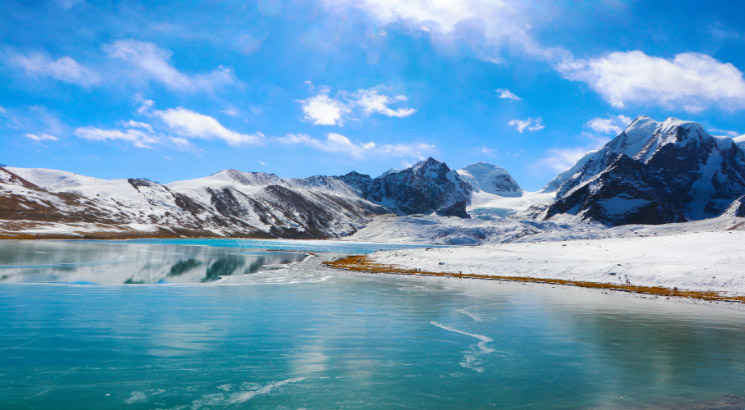
#> input picture location.jpg, 745 x 410 px
$ jupyter execute 'Lab Exercise - 1.ipynb'
#> lines starting #> are read from the running program, lines starting #| are printed output that depends on the picture
**Lab Exercise 1: Image Acquisition and Color Sensing**

•Objective: Implement image acquisition and process color images.

•Task: Capture images from a camera or load images, and perform color space conversion (RGB, HSV, YUV). Explore the effect of different color spaces on im

[cell 1]
import cv2 as cv
import numpy as np
from matplotlib import pyplot as plt

[cell 2]
def imshow(img):
    cv.imshow("Image", img)
    cv.waitKey(0)
    cv.destroyAllWindows()

[cell 3]
# original image
v1 = cv.imread("./location.jpg")
#> v1 is the input picture: shape (410, 745, 3); mean B, G, R 188.5, 153.7, 101.2
imshow(v1)
plt.imshow(v1)

[cell 4]
v2 = cv.cvtColor(v1, cv.COLOR_BGR2RGB)  # Convert BGR to RGB
imshow(v2)
plt.imshow(v2)

[cell 5]
# Gray Conversion
v3 = cv.imread("./location.jpg")
imshow(v3)
plt.imshow(v3)
v3GRAY = cv.cvtColor(v1, cv.COLOR_BGR2GRAY)
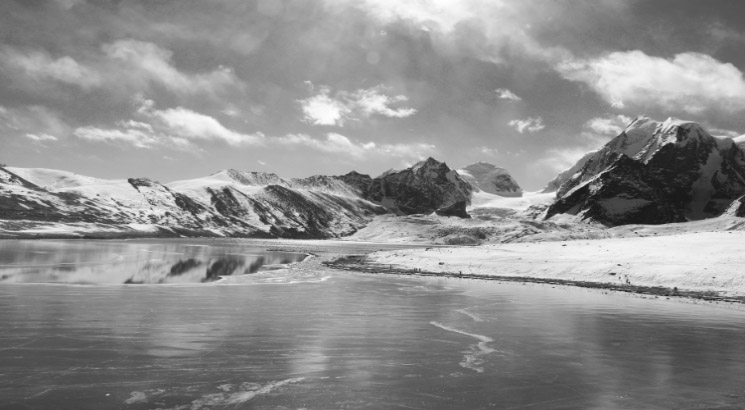
#> v3GRAY: shape (410, 745); min 20, max 255, mean 142
imshow(v3GRAY)
plt.imshow(v3GRAY)
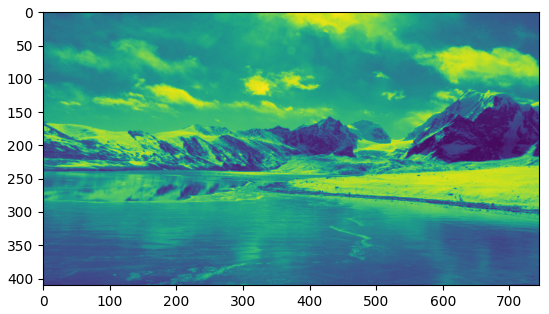
#> figure drawn by matplotlib, 1 panel; B, G, R data is drawn as R, G, B

[cell 6]
# HSV Conversion

v4 = cv.cvtColor(v1, cv.COLOR_BGR2HSV)
#> v4: shape (410, 745, 3); mean H, S, V 100.4, 121.7, 189.6
imshow(v4)
plt.imshow(v4)

[cell 7]
# YUV Conversion
v5 = cv.cvtColor(v1, cv.COLOR_BGR2YUV)
#> v5: shape (410, 745, 3); mean of channels 0, 1, 2 142, 150.9, 92.2
imshow(v5)
plt.imshow(v5)

$ run again, with Image1.jpg copied over location.jpg
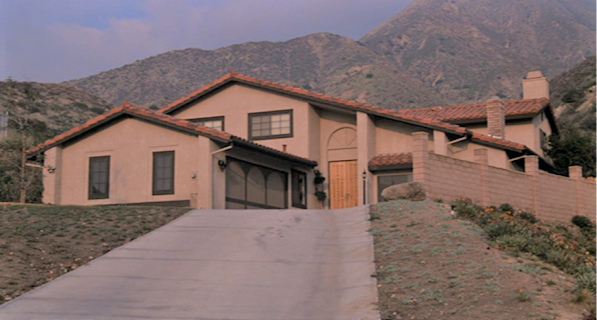
#> input picture Image1.jpg, 597 x 320 px
#> v1 is the input picture: shape (320, 597, 3); mean B, G, R 106.1, 108.6, 128
#> `v3GRAY = cv.cvtColor(v1, cv.COLOR_BGR2GRAY)`:
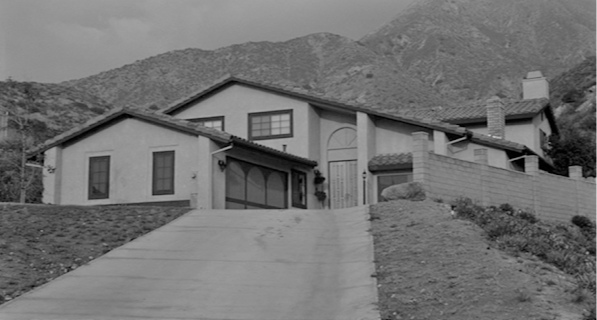
#> v3GRAY: shape (320, 597); min 0, max 207, mean 114.1
#> `[cell 5] # Gray Conversion v3 = cv.imread("./location.jpg") imshow(v3)..`:
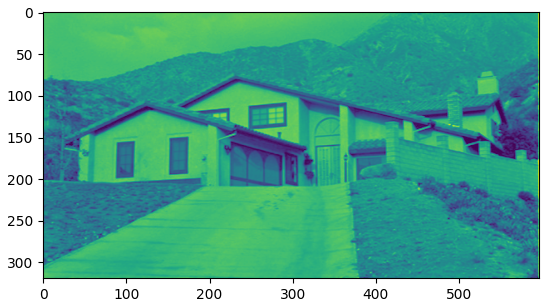
#> figure drawn by matplotlib, 1 panel; B, G, R data is drawn as R, G, B
#> v4: shape (320, 597, 3); mean H, S, V 59.2, 58.8, 131.4
#> v5: shape (320, 597, 3); mean of channels 0, 1, 2 114.1, 124.1, 140.2

$ run again, with Image2.jpg copied over location.jpg
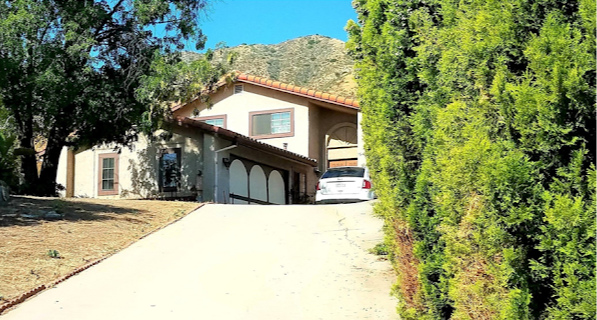
#> input picture Image2.jpg, 597 x 320 px
#> v1 is the input picture: shape (320, 597, 3); mean B, G, R 110.9, 148.1, 138.6
#> `v3GRAY = cv.cvtColor(v1, cv.COLOR_BGR2GRAY)`:
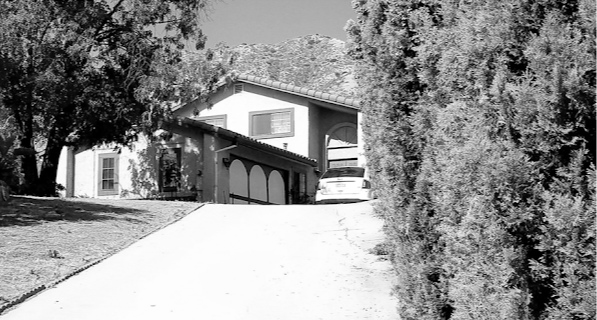
#> v3GRAY: shape (320, 597); min 0, max 255, mean 141
#> `[cell 5] # Gray Conversion v3 = cv.imread("./location.jpg") imshow(v3)..`:
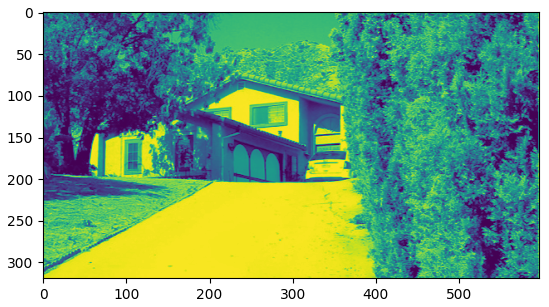
#> figure drawn by matplotlib, 1 panel; B, G, R data is drawn as R, G, B
#> v4: shape (320, 597, 3); mean H, S, V 41.3, 96.2, 154.1
#> v5: shape (320, 597, 3); mean of channels 0, 1, 2 141, 113.2, 125.9

$ run again, with image1_crop1.jpg copied over location.jpg
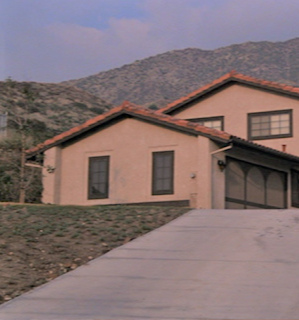
#> input picture image1_crop1.jpg, 299 x 320 px
#> v1 is the input picture: shape (320, 299, 3); mean B, G, R 115.4, 114, 131.5
#> `v3GRAY = cv.cvtColor(v1, cv.COLOR_BGR2GRAY)`:
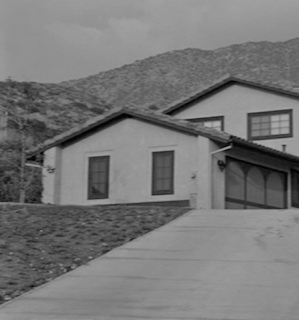
#> v3GRAY: shape (320, 299); min 0, max 175, mean 119.4
#> `[cell 5] # Gray Conversion v3 = cv.imread("./location.jpg") imshow(v3)..`:
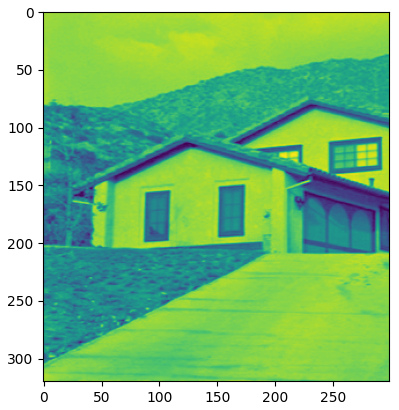
#> figure drawn by matplotlib, 1 panel; B, G, R data is drawn as R, G, B
#> v4: shape (320, 299, 3); mean H, S, V 69.5, 53, 136.9
#> v5: shape (320, 299, 3); mean of channels 0, 1, 2 119.4, 126.1, 138.7
